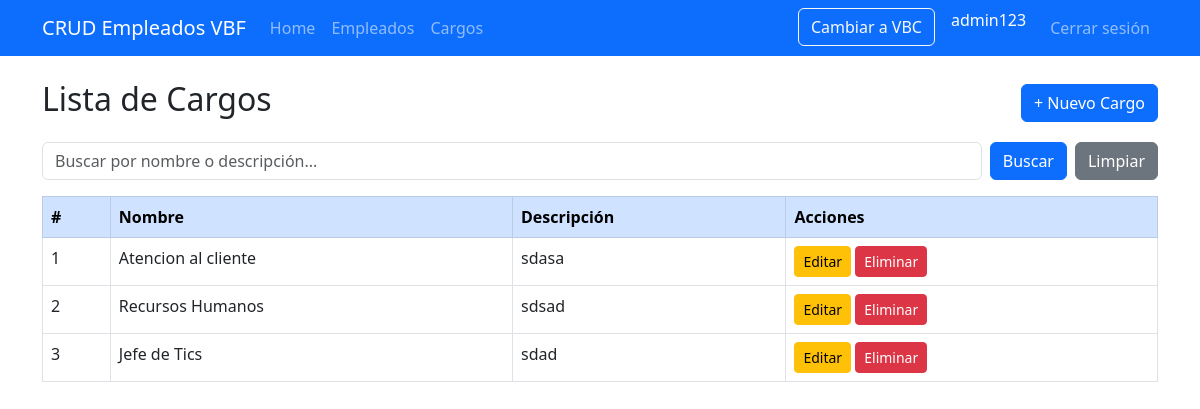
Page /cargos/ (signed in) on the earlier database version.
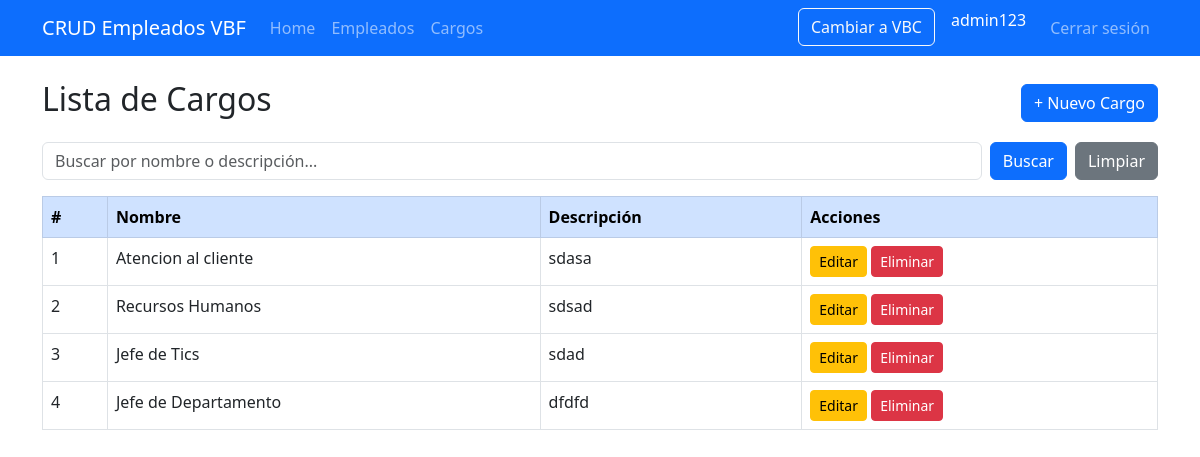
Same page on the later database version.
### empleados/models.py (models this page shows, shortened)
class Cargo(models.Model):
    nombre = models.CharField(max_length=100)
    descripcion = models.CharField(max_length=200, blank=True, null=True)

### empleados/views.py (the view)
# urls.py: path('cargos/', views.cargo_lista, name='cargo_lista'),
@login_required
def cargo_lista(request):
    cargos = Cargo.objects.all()
    query = request.GET.get('q', '')
    if query:
        cargos = cargos.filter(
            models.Q(nombre__icontains=query) |
            models.Q(descripcion__icontains=query)
        )
    return render(request, 'empleados/cargo_lista.html', {
        'cargos': cargos,
        'query': query,
    })

### empleados/templates/empleados/cargo_lista.html
{% extends 'empleados/base.html' %}
{% block content %}
<div class="d-flex justify-content-between align-items-center mb-3">
    <h2>Lista de Cargos</h2>
    <a href="{% url 'cargo_crear' %}" class="btn btn-primary">+ Nuevo Cargo</a>
</div>
<form method="GET" class="mb-3">
    <div class="row g-2">
        <div class="col">
            <input type="text" name="q" class="form-control" placeholder="Buscar por nombre o descripción..." value="{{ query }}">
        </div>
        <div class="col-auto">
            <button type="submit" class="btn btn-primary">Buscar</button>
        </div>
        <div class="col-auto">
            <a href="{% url 'cargo_lista' %}" class="btn btn-secondary">Limpiar</a>
        </div>
    </div>
</form>
<table class="table table-bordered table-hover">
    <thead class="table-primary">
        <tr>
            <th>#</th>
            <th>Nombre</th>
            <th>Descripción</th>
            <th>Acciones</th>
        </tr>
    </thead>
    <tbody>
        {% for cargo in cargos %}
        <tr>
            <td>{{ cargo.id }}</td>
            <td>{{ cargo.nombre }}</td>
            <td>{{ cargo.descripcion }}</td>
            <td>
                <a href="{% url 'cargo_editar' cargo.pk %}" class="btn btn-warning btn-sm">Editar</a>
                <a href="{% url 'cargo_eliminar' cargo.pk %}" class="btn btn-danger btn-sm">Eliminar</a>
            </td>
        </tr>
        {% empty %}
        <tr>
            <td colspan="4" class="text-center">No se encontraron cargos.</td>
        </tr>
        {% endfor %}
    </tbody>
</table>
{% endblock %}

Differences in the rows shown:
added Cargo: id "4", nombre "Jefe de Departamento", descripcion "dfdfd"
